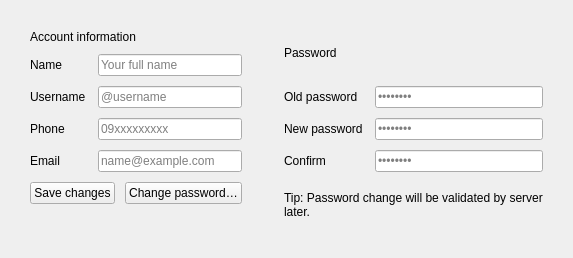
                                <widget class="QWidget" name="tabAccount">
                                    <attribute name="title">
                                        <string>Account</string>
                                    </attribute>
                                    <layout class="QHBoxLayout" name="accountRow">
                                        <property name="leftMargin">
                                            <number>16</number>
                                        </property>
                                        <property name="topMargin">
                                            <number>16</number>
                                        </property>
                                        <property name="rightMargin">
                                            <number>16</number>
                                        </property>
                                        <property name="bottomMargin">
                                            <number>16</number>
                                        </property>
                                        <property name="spacing">
                                            <number>14</number>
                                        </property>

                                        <!-- Left: Profile fields -->
                                        <item>
                                            <widget class="QFrame" name="panelAccount">
                                                <property name="objectName">
                                                    <string>panel</string>
                                                </property>
                                                <layout class="QGridLayout" name="gridAccount">
                                                    <property name="leftMargin">
                                                        <number>14</number>
                                                    </property>
                                                    <property name="topMargin">
                                                        <number>14</number>
                                                    </property>
                                                    <property name="rightMargin">
                                                        <number>14</number>
                                                    </property>
                                                    <property name="bottomMargin">
                                                        <number>14</number>
                                                    </property>
                                                    <property name="horizontalSpacing">
                                                        <number>12</number>
                                                    </property>
                                                    <property name="verticalSpacing">
                                                        <number>10</number>
                                                    </property>

                                                    <item row="0" column="0" colspan="2">
                                                        <widget class="QLabel" name="lblSectionTitle">
                                                            <property name="text">
                                                                <string>Account information</string>
                                                            </property>
                                                        </widget>
                                                    </item>

                                                    <item row="1" column="0">
                                                        <widget class="QLabel" name="lblNameCaption">
                                                            <property name="objectName">
                                                                <string>lblFieldCaption</string>
                                                            </property>
                                                            <property name="text">
                                                                <string>Name</string>
                                                            </property>
                                                        </widget>
                                                    </item>
                                                    <item row="1" column="1">
                                                        <widget class="QLineEdit" name="leName">
                                                            <property name="placeholderText">
                                                                <string>Your full name</string>
                                                            </property>
                                                        </widget>
                                                    </item>

                                                    <item row="2" column="0">
                                                        <widget class="QLabel" name="lblUsernameCaption">
                                                            <property name="objectName">
                                                                <string>lblFieldCaption</string>
                                                            </property>
                                                            <property name="text">
                                                                <string>Username</string>
                                                            </property>
                                                        </widget>
                                                    </item>
                                                    <item row="2" column="1">
                                                        <widget class="QLineEdit" name="leUsername">
                                                            <property name="placeholderText">
                                                                <string>@username</string>
                                                            </property>
                                                        </widget>
                                                    </item>

                                                    <item row="3" column="0">
                                                        <widget class="QLabel" name="lblPhoneCaption">
                                                            <property name="objectName">
                                                                <string>lblFieldCaption</string>
                                                            </property>
                                                            <property name="text">
                                                                <string>Phone</string>
                                                            </property>
                                                        </widget>
                                                    </item>
                                                    <item row="3" column="1">
                                                        <widget class="QLineEdit" name="lePhone">
                                                            <property name="placeholderText">
                                                                <string>09xxxxxxxxx</string>
                                                            </property>
                                                        </widget>
                                                    </item>

                                                    <item row="4" column="0">
                                                        <widget class="QLabel" name="lblEmailCaption">
                                                            <property name="objectName">
                                                                <string>lblFieldCaption</string>
                                                            </property>
                                                            <property name="text">
                                                                <string>Email</string>
                                                            </property>
                                                        </widget>
                                                    </item>
                                                    <item row="4" column="1">
                                                        <widget class="QLineEdit" name="leEmail">
                                                            <property name="placeholderText">
                                                                <string>name@example.com</string>
                                                            </property>
                                                        </widget>
                                                    </item>

                                                    <item row="5" column="0" colspan="2">
                                                        <layout class="QHBoxLayout" name="accountButtonsRow">
                                                            <property name="spacing">
                                                                <number>10</number>
                                                            </property>
                                                            <item>
                                                                <widget class="QPushButton" name="btnSaveProfile">
                                                                    <property name="text">
                                                                        <string>Save changes</string>
                                                                    </property>
                                                                    <property name="cursor">
                                                                        <cursorShape>PointingHandCursor</cursorShape>
                                                                    </property>
                                                                </widget>
                                                            </item>
                                                            <item>
                                                                <widget class="QPushButton" name="btnChangePassword">
                                                                    <property name="text">
                                                                        <string>Change password…</string>
                                                                    </property>
                                                                    <property name="cursor">
                                                                        <cursorShape>PointingHandCursor</cursorShape>
                                                                    </property>
                                                                </widget>
                                                            </item>
                                                        </layout>
                                                    </item>

                                                    <item row="6" column="0" colspan="2">
                                                        <widget class="QLabel" name="lblProfileStatus">
                                                            <property name="objectName">
                                                                <string>lblStatus</string>
                                                            </property>
                                                            <property name="text">
                                                                <string/>
                                                            </property>
                                                            <property name="wordWrap">
                                                                <bool>true</bool>
                                                            </property>
                                                        </widget>
                                                    </item>

                                                </layout>
                                            </widget>
                                        </item>

                                        <!-- Right: Password panel -->
                                        <item>
                                            <widget class="QFrame" name="panelPassword">
                                                <property name="objectName">
                                                    <string>panel</string>
                                                </property>
                                                <property name="minimumWidth">
                                                    <number>340</number>
                                                </property>
                                                <layout class="QGridLayout" name="gridPassword">
                                                    <property name="leftMargin">
                                                        <number>14</number>
                                                    </property>
                                                    <property name="topMargin">
                                                        <number>14</number>
                                                    </property>
                                                    <property name="rightMargin">
                                                        <number>14</number>
                                                    </property>
                                                    <property name="bottomMargin">
                                                        <number>14</number>
                                                    </property>
                                                    <property name="horizontalSpacing">
                                                        <number>12</number>
                                                    </property>
                                                    <property name="verticalSpacing">
                                                        <number>10</number>
                                                    </property>

                                                    <item row="0" column="0" colspan="2">
                                                        <widget class="QLabel" name="lblSectionTitlePwd">
                                                            <property name="objectName">
                                                                <string>lblSectionTitle</string>
                                                            </property>
                                                            <property name="text">
                                                                <string>Password</string>
                                                            </property>
                                                        </widget>
                                                    </item>

                                                    <item row="1" column="0">
                                                        <widget class="QLabel" name="lblOldPassCaption">
                                                            <property name="objectName">
                                                                <string>lblFieldCaption</string>
                                                            </property>
                                                            <property name="text">
                                                                <string>Old password</string>
                                                            </property>
                                                        </widget>
                                                    </item>
                                                    <item row="1" column="1">
                                                        <widget class="QLineEdit" name="leOldPassword">
                                                            <property name="echoMode">
                                                                <enum>QLineEdit::Password</enum>
                                                            </property>
                                                            <property name="placeholderText">
                                                                <string>••••••••</string>
                                                            </property>
                                                        </widget>
                                                    </item>

                                                    <item row="2" column="0">
                                                        <widget class="QLabel" name="lblNewPassCaption">
                                                            <property name="objectName">
                                                                <string>lblFieldCaption</string>
                                                            </property>
                                                            <property name="text">
                                                                <string>New password</string>
                                                            </property>
                                                        </widget>
                                                    </item>
                                                    <item row="2" column="1">
                                                        <widget class="QLineEdit" name="leNewPassword">
                                                            <property name="echoMode">
                                                                <enum>QLineEdit::Password</enum>
                                                            </property>
                                                            <property name="placeholderText">
                                                                <string>••••••••</string>
                                                            </property>
                                                        </widget>
                                                    </item>

                                                    <item row="3" column="0">
                                                        <widget class="QLabel" name="lblConfirmPassCaption">
                                                            <property name="objectName">
                                                                <string>lblFieldCaption</string>
                                                            </property>
                                                            <property name="text">
                                                                <string>Confirm</string>
                                                            </property>
                                                        </widget>
                                                    </item>
                                                    <item row="3" column="1">
                                                        <widget class="QLineEdit" name="leConfirmPassword">
                                                            <property name="echoMode">
                                                                <enum>QLineEdit::Password</enum>
                                                            </property>
                                                            <property name="placeholderText">
                                                                <string>••••••••</string>
                                                            </property>
                                                        </widget>
                                                    </item>

                                                    <item row="4" column="0" colspan="2">
                                                        <widget class="QLabel" name="lblPasswordStatus">
                                                            <property name="objectName">
                                                                <string>lblStatus</string>
                                                            </property>
                                                            <property name="text">
                                                                <string>Tip: Password change will be validated by server later.</string>
                                                            </property>
                                                            <property name="wordWrap">
                                                                <bool>true</bool>
                                                            </property>
                                                        </widget>
                                                    </item>

                                                </layout>
                                            </widget>
                                        </item>

                                    </layout>
                                </widget>
